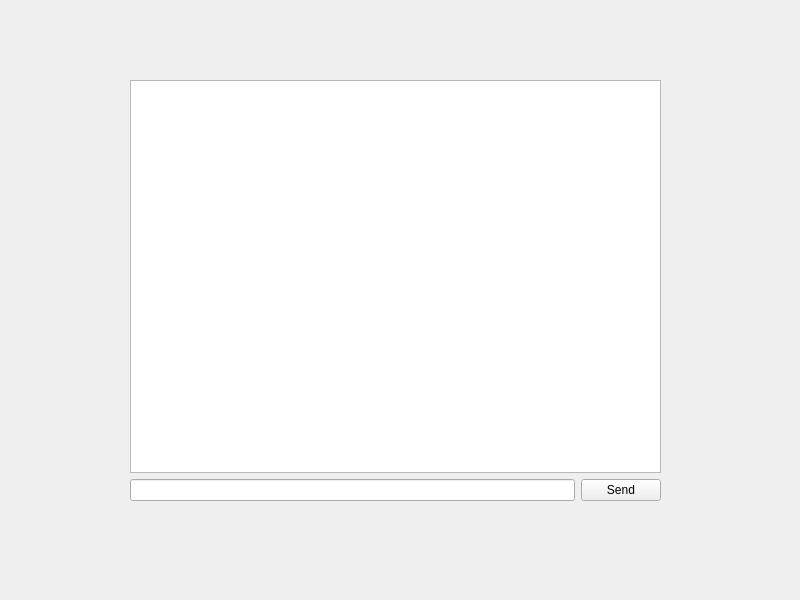
<?xml version="1.0" encoding="UTF-8"?>
<ui version="4.0">
 <class>Widget</class>
 <widget class="QWidget" name="Widget">
  <property name="geometry">
   <rect>
    <x>0</x>
    <y>0</y>
    <width>800</width>
    <height>600</height>
   </rect>
  </property>
  <property name="windowTitle">
   <string>Widget</string>
  </property>
  <widget class="QWidget" name="">
   <property name="geometry">
    <rect>
     <x>130</x>
     <y>80</y>
     <width>531</width>
     <height>421</height>
    </rect>
   </property>
   <layout class="QVBoxLayout" name="verticalLayout">
    <item>
     <widget class="QPlainTextEdit" name="plainTextEdit"/>
    </item>
    <item>
     <layout class="QHBoxLayout" name="horizontalLayout">
      <item>
       <widget class="QLineEdit" name="lineEdit"/>
      </item>
      <item>
       <widget class="QPushButton" name="pushButton">
        <property name="text">
         <string>Send</string>
        </property>
       </widget>
      </item>
     </layout>
    </item>
   </layout>
  </widget>
 </widget>
 <resources/>
 <connections/>
</ui>
